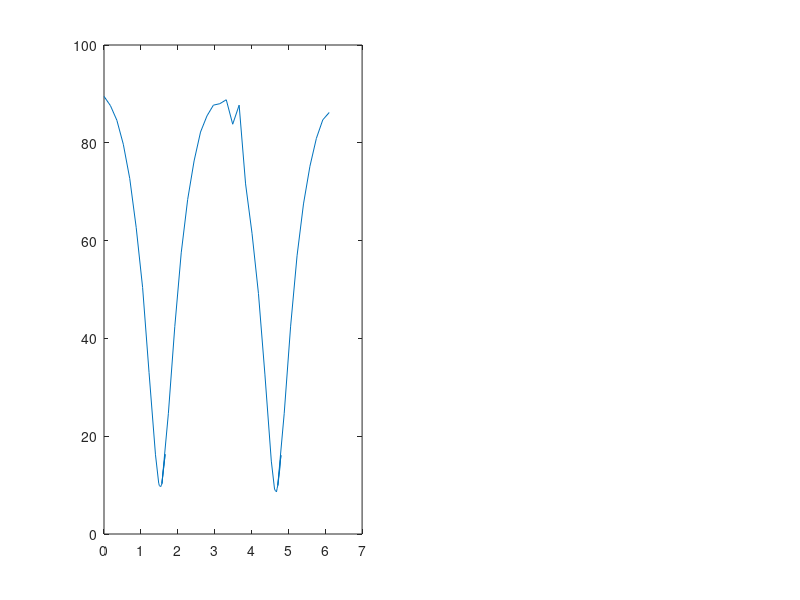

The MATLAB script that drew this image: (Note: this script raises an error after producing the figure.)
clc;clear;clf;

%%
%LOAFING ALL DATA
load char_of_polarizer.txt;

load 1g2_750.txt;
load 1g2_750_halfwp.txt;
load 1g2_550.txt;
load 1g2_550_halfwp.txt;

load 2g2_750.txt;
load 2g2_750_halfwp.txt;
load 2g2_550.txt;
load 2g2_550_halfwp.txt;

load 3g2_750.txt;
load 3g2_750_halfwp.txt;
load 3g2_550.txt;
load 3g2_550_halfwp.txt;

%%
%ANALYZING DATA

%sorting
X1g2750 = sortrows(X1g2_750, 1);
X1g2550 = sortrows(X1g2_550, 1);
X1g2750halfwp = sortrows(X1g2_750_halfwp, 1);
X1g2550halfwp = sortrows(X1g2_550_halfwp, 1);

X2g2750 = sortrows(X2g2_750, 1);
X2g2550 = sortrows(X2g2_550, 1);
X2g2750halfwp = sortrows(X1g2_750_halfwp, 1);
X2g2550halfwp = sortrows(X1g2_550_halfwp, 1);

X3g2750 = sortrows(X3g2_750, 1);
X3g2550 = sortrows(X3g2_550, 1);
X3g2750halfwp = sortrows(X3g2_750_halfwp, 1);
X3g2550halfwp = sortrows(X3g2_550_halfwp, 1);

%seperating
charOfPolarizer = char_of_polarizer;
theta = deg2rad(charOfPolarizer(:,1));
volt = charOfPolarizer(:,2);

theta1g2750 = deg2rad(X1g2750(:,1));
volt1g2750 = X1g2750(:,2);
theta1g2750halfwp = deg2rad(X1g2750halfwp(:,1));
volt1g2750halfwp = X1g2750halfwp(:,2);
theta1g2550 = deg2rad(X1g2550(:,1));
volt1g2550 = X1g2550(:,2);
theta1g2550halfwp = deg2rad(X1g2550halfwp(:,1));
volt1g2550halfwp = X1g2550halfwp(:,2);

theta2g2750 = deg2rad(X2g2750(:,1));
volt2g2750 = X2g2750(:,2);
theta2g2750halfwp = deg2rad(X2g2750halfwp(:,1));
volt2g2750halfwp = X2g2750halfwp(:,2);
theta2g2550 = deg2rad(X2g2550(:,1));
volt2g2550 = X2g2550(:,2);
theta2g2550halfwp = deg2rad(X2g2550halfwp(:,1));
volt2g2550halfwp = X2g2550halfwp(:,2);

theta3g2750 = deg2rad(X3g2750(:,1));
volt3g2750 = X3g2750(:,2);
theta3g2750halfwp = deg2rad(X3g2750halfwp(:,1));
volt3g2750halfwp = X3g2750halfwp(:,2);
theta3g2550 = deg2rad(X3g2550(:,1));
volt3g2550 = X3g2550(:,2);
theta3g2550halfwp = deg2rad(X3g2550halfwp(:,1));
volt3g2550halfwp = X3g2550halfwp(:,2);

%%
%PLOTTING DATA

%CHARACTERIZATION OF THE POLARIZER
figure(1)
subplot(1,2,1)
plot(theta, volt)
    suptitle('CHARACTERIZATION OF THE POLARIZER')
subplot(1,2,2)
polarscatter(theta, volt)
    hold on
polarplot(theta, volt, 'b-')
    ax = gca;
    degrees = 0;
    ax.RAxisLocation = degrees;
    rlim([0 100])
    hold off
    
%SAMPLE 1G2 @750nm
figure(2)
subplot(1,2,1)
scatter(theta1g2750, volt1g2750, 'co')
    suptitle('1G2 SAMPLE 750nm')
    hold on
plot(theta1g2750, volt1g2750, 'c-')
    hold on
scatter(theta1g2750halfwp, volt1g2750halfwp, 'bo')
    hold on
plot(theta1g2750halfwp, volt1g2750halfwp, 'b-')
    hold off
subplot(1,2,2)
polarscatter(theta1g2750, volt1g2750, 'co')
    hold on
polarplot(theta1g2750, volt1g2750, 'c-')
    hold on
polarscatter(theta1g2750halfwp, volt1g2750halfwp, 'bo')
    hold on
polarplot(theta1g2750halfwp, volt1g2750halfwp, 'b-')
    hold off
    ax = gca;
    degrees = 0;
    ax.RAxisLocation = degrees;
    rlim([70 130])
    
%SAMPLE 1G2 @550nm
figure(3)
subplot(1,2,1)
scatter(theta1g2550, volt1g2550, 'co')
    suptitle('1G2 SAMPLE 550nm')
    hold on
plot(theta1g2550, volt1g2550, 'c-')
    hold on
scatter(theta1g2550halfwp, volt1g2550halfwp, 'bo')
    hold on
plot(theta1g2550halfwp, volt1g2550halfwp, 'b-')
    hold off
subplot(1,2,2)
polarscatter(theta1g2550, volt1g2550, 'co')
    hold on
polarplot(theta1g2550, volt1g2550, 'c-')
    hold on
polarscatter(theta1g2550halfwp, volt1g2550halfwp, 'bo')
    hold on
polarplot(theta1g2550halfwp, volt1g2550halfwp, 'b-')
    hold off
    ax = gca;
    degrees = 0;
    ax.RAxisLocation = degrees;
    rlim([22 50])
    
    
%SAMPLE 2G2 @750nm
figure(4)
subplot(1,2,1)
scatter(theta2g2750, volt2g2750, 'co')
    suptitle('2G2 SAMPLE 750nm')
    hold on
plot(theta2g2750, volt2g2750, 'c-')
    hold on
scatter(theta2g2750halfwp, volt2g2750halfwp, 'bo')
    hold on
plot(theta2g2750halfwp, volt2g2750halfwp, 'b-')
    hold off
subplot(1,2,2)
polarscatter(theta2g2750, volt2g2750, 'co')
    hold on
polarplot(theta2g2750, volt2g2750, 'c-')
    hold on
polarscatter(theta2g2750halfwp, volt2g2750halfwp, 'bo')
    hold on
polarplot(theta2g2750halfwp, volt2g2750halfwp, 'b-')
    hold off
    ax = gca;
    degrees = 0;
    ax.RAxisLocation = degrees;
    rlim([55 130])
    
%SAMPLE 2G2 @550nm
figure(5)
subplot(1,2,1)
scatter(theta2g2550, volt2g2550, 'co')
    suptitle('2G2 SAMPLE 550nm')
    hold on
plot(theta2g2550, volt2g2550, 'c-')
    hold on
scatter(theta2g2550halfwp, volt2g2550halfwp, 'bo')
    hold on
plot(theta2g2550halfwp, volt2g2550halfwp, 'b-')
    hold off
subplot(1,2,2)
polarscatter(theta2g2550, volt2g2550, 'co')
    hold on
polarplot(theta2g2550, volt2g2550, 'c-')
    hold on
polarscatter(theta2g2550halfwp, volt2g2550halfwp, 'bo')
    hold on
polarplot(theta2g2550halfwp, volt2g2550halfwp, 'b-')
    hold off
    ax = gca;
    degrees = 0;
    ax.RAxisLocation = degrees;
    rlim([22 50])
    
%SAMPLE 3G2 @750nm
figure(6)
subplot(1,2,1)
scatter(theta3g2750, volt3g2750, 'co')
    suptitle('3G2 SAMPLE 750nm')
    hold on
plot(theta3g2750, volt3g2750, 'c-')
    hold on
scatter(theta3g2750halfwp, volt3g2750halfwp, 'bo')
    hold on
plot(theta3g2750halfwp, volt3g2750halfwp, 'b-')
    hold off
subplot(1,2,2)
polarscatter(theta3g2750, volt3g2750, 'co')
    hold on
polarplot(theta3g2750, volt3g2750, 'c-')
    hold on
polarscatter(theta3g2750halfwp, volt3g2750halfwp, 'bo')
    hold on
polarplot(theta3g2750halfwp, volt3g2750halfwp, 'b-')
    hold off
    ax = gca;
    degrees = 0;
    ax.RAxisLocation = degrees;
    rlim([55 110])
    
%SAMPLE 3G2 @550nm
figure(7)
subplot(1,2,1)
scatter(theta3g2550, volt3g2550, 'co')
    suptitle('3G2 SAMPLE 550nm')
    hold on
plot(theta3g2550, volt3g2550, 'c-')
    hold on
scatter(theta3g2550halfwp, volt3g2550halfwp, 'bo')
    hold on
plot(theta3g2550halfwp, volt3g2550halfwp, 'b-')
    hold off
subplot(1,2,2)
polarscatter(theta3g2550, volt3g2550, 'co')
    hold on
polarplot(theta3g2550, volt3g2550, 'c-')
    hold on
polarscatter(theta3g2550halfwp, volt3g2550halfwp, 'bo')
    hold on
polarplot(theta3g2550halfwp, volt3g2550halfwp, 'b-')
    hold off
    ax = gca;
    degrees = 0;
    ax.RAxisLocation = degrees;
    rlim([30 60])